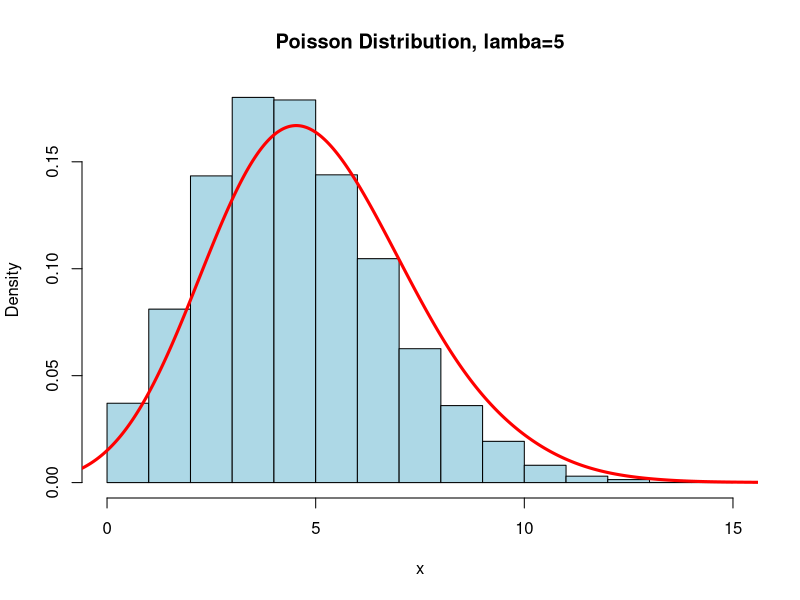

This figure's R source:
N <- 10000 
x <- rpois(N,5) #generates the Poisson probability variables randomly with lambda 5 and assigned to x 
# we plot the graph of the variables generated using the hist function passing the required arguments 
hist(x, xlim = c(min(x), max(x)), probability = TRUE, nclass = max(x)-min(x)+1, col ='lightblue', main = 'Poisson Distribution, lamba=5')
# this draws a line that show the trend of the graph plotted in the hist function 
lines(density(x, bw=1), col ='red', lwd = 3)
